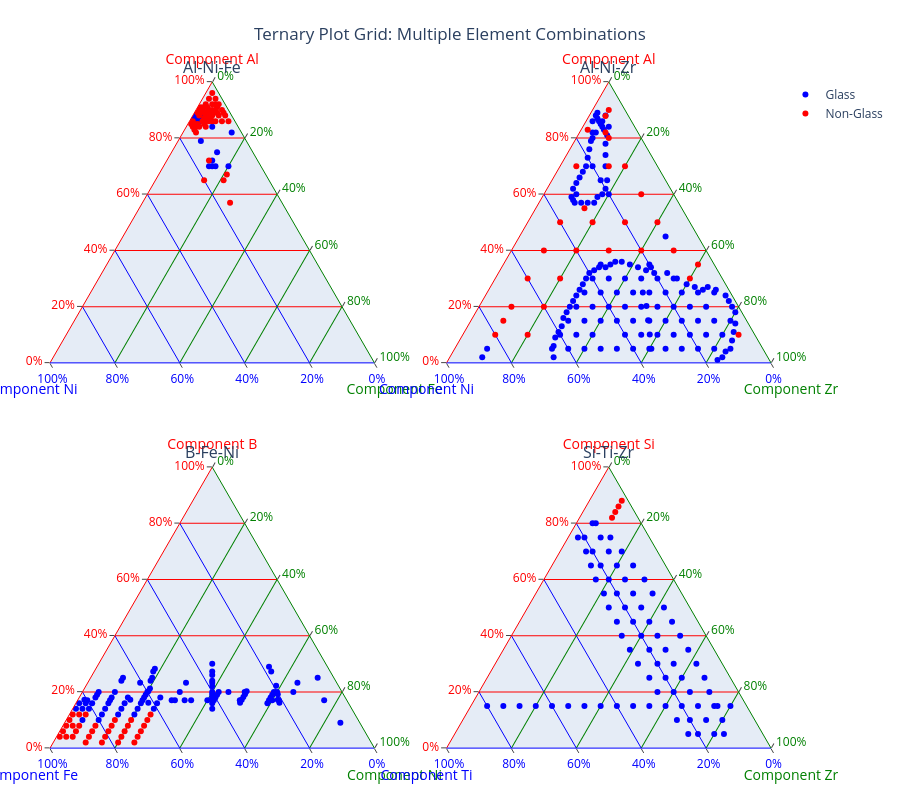

Notebook code cell kept with this figure:
### Markdown cell above
## Example 5: Grid of Ternary Plots

Create a 3-column grid of ternary plots for a specific list of element combinations:

### Code cell
# Example 5: Grid of ternary plots for specific combinations
import plotly.graph_objects as go
from plotly.subplots import make_subplots

# Define the combinations we want to plot
combinations = ['Al-Ni-Fe', 'Al-Ni-Zr', 'B-Fe-Ni', 'Si-Ti-Zr']

# Load the data
data_file = Path("data_files/database/glass.json")
if data_file.exists():
    df = load_glass_data(data_file)
    
    # Create subplots with 2 rows and 2 columns
    fig = make_subplots(
        rows=2, cols=2,
        specs=[[{"type": "ternary"}, {"type": "ternary"}],
               [{"type": "ternary"}, {"type": "ternary"}]],
        subplot_titles=[f"{combo}" for combo in combinations],
        horizontal_spacing=0.1,
        vertical_spacing=0.15
    )
    
    # Plot each combination
    for i, combination in enumerate(combinations):
        row = (i // 2) + 1
        col = (i % 2) + 1
        
        # Filter data for this specific combination using the function
        combo_data = filter_three_element_compositions(df, target_combination=combination)
        
        if len(combo_data) > 0:
            # Get the three elements from the combination
            elements = combination.split('-')
            
            # Separate glass-forming and non-glass-forming points
            glass_data = combo_data[combo_data['forms_glass'] == True]
            non_glass_data = combo_data[combo_data['forms_glass'] == False]
            
            # Add glass-forming points (blue)
            if not glass_data.empty:
                fig.add_trace(
                    go.Scatterternary(
                        a=glass_data[elements[0]],
                        b=glass_data[elements[1]], 
                        c=glass_data[elements[2]],
                        mode='markers',
                        marker=dict(color='blue', size=6, symbol='circle'),
                        name='Glass' if i == 0 else '',  # Only show legend for first plot
                        showlegend=(i == 0),
                        text=glass_data['composition'],
                        hovertemplate=f"<b>%{{text}}</b><br>{elements[0]}: %{{a}}%<br>{elements[1]}: %{{b}}%<br>{elements[2]}: %{{c}}%<br><extra></extra>"
                    ),
                    row=row, col=col
                )
            
            # Add non-glass-forming points (red)
            if not non_glass_data.empty:
                fig.add_trace(
                    go.Scatterternary(
                        a=non_glass_data[elements[0]],
                        b=non_glass_data[elements[1]],
                        c=non_glass_data[elements[2]],
                        mode='markers',
                        marker=dict(color='red', size=6, symbol='circle'),
                        name='Non-Glass' if i == 0 else '',  # Only show legend for first plot
                        showlegend=(i == 0),
                        text=non_glass_data['composition'],
                        hovertemplate=f"<b>%{{text}}</b><br>{elements[0]}: %{{a}}%<br>{elements[1]}: %{{b}}%<br>{elements[2]}: %{{c}}%<br><extra></extra>"
                    ),
                    row=row, col=col
                )
            
            # Update ternary subplot layout
            fig.update_layout({
                f"ternary{i+1}": dict(
                    aaxis=dict(
                        title=dict(text=f"Component {elements[0]}", font=dict(color="red")),
                        gridcolor="red", linecolor="red", tickfont=dict(color="red"),
                        tickformat=".0%", ticks="outside", showgrid=True, showline=True, min=0
                    ),
                    baxis=dict(
                        title=dict(text=f"Component {elements[1]}", font=dict(color="blue")),
                        gridcolor="blue", linecolor="blue", tickfont=dict(color="blue"),
                        tickformat=".0%", ticks="outside", showgrid=True, showline=True, min=0
                    ),
                    caxis=dict(
                        title=dict(text=f"Component {elements[2]}", font=dict(color="green")),
                        gridcolor="green", linecolor="green", tickfont=dict(color="green"),
                        tickformat=".0%", ticks="outside", showgrid=True, showline=True, min=0
                    ),
                    sum=1
                )
            })
            
            print(f"✓ {combination}: {len(combo_data)} compositions ({len(glass_data)} glass-forming)")
        else:
            print(f"✗ {combination}: No compositions found")
    
    # Update overall layout
    fig.update_layout(
        title="Ternary Plot Grid: Multiple Element Combinations",
        title_x=0.5,
        height=800,
        showlegend=True,
        font=dict(size=12),
        margin=dict(b=50, l=50, r=50, t=80)
    )
    
    # Count valid combinations
    valid_combinations = 0
    for combination in combinations:
        combo_data = filter_three_element_compositions(df, target_combination=combination)
        if len(combo_data) > 0:
            valid_combinations += 1
    
    print(f"\n✓ Grid plot created with {valid_combinations} valid combinations")
    fig.show()
    
else:
    print("Data file not found")

### Figure 1 — Plotly figure (JSON) as saved in the notebook; plotly's stock layout.template omitted (floating-point values rounded to 4 significant figures; data arrays with more than 128 entries replaced by an {"elided": "..."} marker saying what was removed)
{"data": [{"a": [70.0, 84.0, 70.0, 70.0, 72.0, 86.0, 75.0, 79.0, 70.0, 82.0, 86.87, 86.0, 87.88, 87.88, 87.0, 87.0, 87.0, 88.0, 88.89, 88.0], "b": [15.0, 8.0, 16.0, 14.0, 14.0, 12.0, 11.0, 14.0, 10.0, 3.0, 12.12, 11.0, 10.1, 9.091, 11.0, 10.0, 12.0, 9.0, 8.081, 11.0], "c": [15.0, 8.0, 14.0, 16.0, 14.0, 2.0, 14.0, 7.0, 20.0, 15.0, 1.01, 3.0, 2.02, 3.03, 2.0, 3.0, 1.0, 3.0, 3.03, 1.0], "hovertemplate": "<b>%{text}</b><br>Al: %{a}%<br>Ni: %{b}%<br>Fe: %{c}%<br><extra></extra>", "marker": {"color": "blue", "size": 6, "symbol": "circle"}, "mode": "markers", "name": "Glass", "showlegend": true, "subplot": "ternary", "text": ["Al14(FeNi)3", "Al21(FeNi)2", "Al35Fe7Ni8", "Al35Fe8Ni7", "Al36(FeNi)7", "Al43FeNi6", "Al75Fe14Ni11", "Al79(FeNi2)7", "Al7Fe2Ni", "Al82(Fe5Ni)3", "Al86.7Fe1Ni12.3", "Al86Fe3Ni11", "Al87.5Fe2Ni10.5", "Al87.5Fe3.5Ni9", "Al87Fe2Ni11", "Al87Fe3Ni10", "Al87FeNi12", "Al88(FeNi3)3", "Al88.5Fe3Ni8.5", "Al88FeNi11"], "type": "scatterternary"}, {"a": [65.0, 85.0, 90.0, 84.0, 88.0, 88.0, 92.0, 82.0, 84.0, 84.0, 86.0, 86.0, 86.0, 86.0, 86.0, 88.0, 88.0, 88.0, 90.0, 90.0, 90.0, 90.0, 92.0, 92.0, 94.0, 94.0, 96.0, 57.0, 65.0, 67.0, 72.0, 83.0, 84.0, 85.0, 85.0, 85.0, 86.0, 86.0, 86.0, 87.0, 87.0, 87.0, 88.0, 89.0, 89.0, 89.0, 89.0, 89.0, 89.0, 89.0, 89.0, 90.0, 91.0, 91.0, 91.0, 91.0, 92.0], "b": [20.0, 10.0, 5.0, 12.0, 4.0, 8.0, 4.0, 14.0, 10.0, 14.0, 10.0, 8.0, 6.0, 4.0, 2.0, 6.0, 2.0, 10.0, 6.0, 4.0, 2.0, 8.0, 2.0, 6.0, 2.0, 4.0, 2.0, 16.0, 14.0, 12.0, 15.0, 14.0, 13.0, 12.0, 13.0, 14.0, 7.0, 9.0, 13.0, 9.0, 8.0, 7.0, 7.0, 9.0, 8.0, 7.0, 6.0, 5.0, 4.0, 2.0, 10.0, 9.0, 3.0, 6.0, 7.0, 8.0, 3.0], "c": [15.0, 5.0, 5.0, 4.0, 8.0, 4.0, 4.0, 4.0, 6.0, 2.0, 4.0, 6.0, 8.0, 10.0, 12.0, 6.0, 10.0, 2.0, 4.0, 6.0, 8.0, 2.0, 6.0, 2.0, 4.0, 2.0, 2.0, 27.0, 21.0, 21.0, 13.0, 3.0, 3.0, 3.0, 2.0, 1.0, 7.0, 5.0, 1.0, 4.0, 5.0, 6.0, 5.0, 2.0, 3.0, 4.0, 5.0, 6.0, 7.0, 9.0, 1.0, 1.0, 6.0, 3.0, 2.0, 1.0, 5.0], "hovertemplate": "<b>%{text}</b><br>Al: %{a}%<br>Ni: %{b}%<br>Fe: %{c}%<br><extra></extra>", "marker": {"color": "red", "size": 6, "symbol": "circle"}, "mode": "markers", "name": "Non-Glass", "showlegend": true, "subplot": "ternary", "text": ["Al13Fe3Ni4", "Al17FeNi2", "Al18FeNi", "Al21FeNi3", "Al22Fe2Ni", "Al22FeNi2", "Al23FeNi", "Al41Fe2Ni7", "Al42Fe3Ni5", "Al42FeNi7", "Al43Fe2Ni5", "Al43Fe3Ni4", "Al43Fe4Ni3", "Al43Fe5Ni2", "Al43Fe6Ni", "Al44(FeNi)3", "Al44Fe5Ni", "Al44FeNi5", "Al45Fe2Ni3", "Al45Fe3Ni2", "Al45Fe4Ni", "Al45FeNi4", "Al46Fe3Ni", "Al46FeNi3", "Al47Fe2Ni", "Al47FeNi2", "Al48FeNi", "Al57Fe27Ni16", "Al65(Fe3Ni2)7", "Al67(Fe7Ni4)3", "Al72Fe13Ni15", "Al83Fe3Ni14", "Al84Fe3Ni13", "Al85(FeNi4)3", "Al85Fe2Ni13", "Al85FeNi14", "Al86(FeNi)7", "Al86Fe5Ni9", "Al86FeNi13", "Al87Fe4Ni9", "Al87Fe5Ni8", "Al87Fe6Ni7", "Al88Fe5Ni7", "Al89Fe2Ni9", "Al89Fe3Ni8", "Al89Fe4Ni7", "Al89Fe5Ni6", "Al89Fe6Ni5", "Al89Fe7Ni4", "Al89Fe9Ni2", "Al89FeNi10", "Al90FeNi9", "Al91(Fe2Ni)3", "Al91(FeNi2)3", "Al91Fe2Ni7", "Al91FeNi8", "Al92Fe5Ni3"], "type": "scatterternary"}, {"a": {"elided": "149 float values"}, "b": {"elided": "149 float values"}, "c": {"elided": "149 float values"}, "hovertemplate": "<b>%{text}</b><br>Al: %{a}%<br>Ni: %{b}%<br>Zr: %{c}%<br><extra></extra>", "marker": {"color": "blue", "size": 6, "symbol": "circle"}, "mode": "markers", "name": "", "showlegend": false, "subplot": "ternary2", "text": {"elided": "149 str values"}, "type": "scatterternary"}, {"a": [40.0, 30.0, 35.0, 10.0, 15.0, 40.0, 30.0, 50.0, 70.0, 83.0, 10.0, 55.0, 70.0, 40.0, 50.0, 60.0, 82.0, 50.0, 40.0, 87.88, 30.0, 70.0, 90.0, 20.0, 40.0, 50.0, 80.0, 20.0, 10.0], "b": [40.0, 60.0, 5.0, 5.0, 75.0, 20.0, 50.0, 30.0, 10.0, 15.0, 70.0, 30.0, 15.0, 30.0, 20.0, 10.0, 10.0, 10.0, 10.0, 7.071, 10.0, 25.0, 5.0, 70.0, 50.0, 40.0, 10.0, 60.0, 80.0], "c": [20.0, 10.0, 60.0, 85.0, 10.0, 40.0, 20.0, 20.0, 20.0, 2.0, 20.0, 15.0, 15.0, 30.0, 30.0, 30.0, 8.0, 40.0, 50.0, 5.051, 60.0, 5.0, 5.0, 10.0, 10.0, 10.0, 10.0, 20.0, 10.0], "hovertemplate": "<b>%{text}</b><br>Al: %{a}%<br>Ni: %{b}%<br>Zr: %{c}%<br><extra></extra>", "marker": {"color": "red", "size": 6, "symbol": "circle"}, "mode": "markers", "name": "", "showlegend": false, "subplot": "ternary2", "text": ["Zr(AlNi)2", "Zr(AlNi2)3", "Zr12Al7Ni", "Zr17Al2Ni", "Zr2(AlNi5)3", "Zr2Al2Ni", "Zr2Al3Ni5", "Zr2Al5Ni3", "Zr2Al7Ni", "Zr2Al83Ni15", "Zr2AlNi7", "Zr3Al11Ni6", "Zr3Al14Ni3", "Zr3Al4Ni3", "Zr3Al5Ni2", "Zr3Al6Ni", "Zr4Al41Ni5", "Zr4Al5Ni", "Zr5Al4Ni", "Zr5Al87.5Ni7.5", "Zr6Al3Ni", "ZrAl14Ni5", "ZrAl18Ni", "ZrAl2Ni7", "ZrAl4Ni5", "ZrAl5Ni4", "ZrAl8Ni", "ZrAlNi3", "ZrAlNi8"], "type": "scatterternary"}, {"a": [23.23, 25.0, 20.0, 16.0, 12.0, 10.0, 27.27, 29.0, 22.22, 24.0, 20.0, 18.0, 19.19, 16.0, 20.0, 17.17, 16.16, 17.0, 19.0, 18.0, 17.0, 17.0, 16.0, 20.2, 20.0, 19.19, 18.18, 18.0, 17.17, 16.16, 14.0, 17.0, 24.0, 27.27, 18.0, 26.0, 16.0, 23.23, 14.0, 22.0, 19.0, 12.0, 20.0, 20.0, 20.0, 19.19, 17.17, 18.0, 17.0, 17.0, 14.0, 23.23, 17.0, 17.0, 28.28, 17.0, 27.27, 17.0, 25.0, 24.0, 18.0, 21.21, 20.2, 16.0, 20.0, 23.23, 16.16, 19.0, 14.0, 17.0, 17.17, 18.0, 16.0, 9.0, 14.0, 12.0, 17.0, 19.0, 18.0, 16.0, 17.0, 30.0, 20.0, 20.0, 17.17, 17.0, 16.0, 14.0, 14.0, 16.0, 14.0, 10.0, 25.0, 20.0], "b": [12.12, 65.0, 75.0, 64.0, 68.0, 85.0, 18.18, 18.0, 19.19, 38.0, 38.0, 40.0, 20.2, 42.0, 21.0, 21.21, 21.21, 21.0, 22.0, 23.0, 23.0, 24.0, 25.0, 29.29, 40.0, 30.3, 31.31, 62.0, 32.32, 33.33, 66.0, 33.0, 66.0, 36.36, 72.0, 37.0, 74.0, 38.38, 76.0, 39.0, 39.0, 78.0, 15.0, 30.0, 60.0, 40.4, 41.41, 41.0, 41.0, 43.0, 43.0, 46.46, 48.0, 50.0, 53.54, 53.0, 54.55, 54.0, 56.0, 57.0, 57.0, 58.59, 59.6, 59.0, 50.0, 60.61, 61.62, 61.0, 61.0, 63.0, 66.67, 67.0, 69.0, 6.0, 71.0, 73.0, 73.0, 76.0, 77.0, 79.0, 7.0, 35.0, 35.0, 70.0, 80.81, 80.0, 81.0, 81.0, 83.0, 83.0, 85.0, 80.0, 5.0, 20.0], "c": [64.65, 10.0, 5.0, 20.0, 20.0, 5.0, 54.55, 53.0, 58.59, 38.0, 42.0, 42.0, 60.61, 42.0, 59.0, 61.62, 62.63, 62.0, 59.0, 59.0, 60.0, 59.0, 59.0, 50.51, 40.0, 50.51, 50.51, 20.0, 50.51, 50.51, 20.0, 50.0, 10.0, 36.36, 10.0, 37.0, 10.0, 38.38, 10.0, 39.0, 42.0, 10.0, 65.0, 50.0, 20.0, 40.4, 41.41, 41.0, 42.0, 40.0, 43.0, 30.3, 35.0, 33.0, 18.18, 30.0, 18.18, 29.0, 19.0, 19.0, 25.0, 20.2, 20.2, 25.0, 30.0, 16.16, 22.22, 20.0, 25.0, 20.0, 16.16, 15.0, 15.0, 85.0, 15.0, 15.0, 10.0, 5.0, 5.0, 5.0, 76.0, 35.0, 45.0, 10.0, 2.02, 3.0, 3.0, 5.0, 3.0, 1.0, 1.0, 10.0, 70.0, 60.0], "hovertemplate": "<b>%{text}</b><br>B: %{a}%<br>Fe: %{b}%<br>Ni: %{c}%<br><extra></extra>", "marker": {"color": "blue", "size": 6, "symbol": "circle"}, "mode": "markers", "name": "", "showlegend": false, "subplot": "ternary3", "text": ["Fe12.3Ni64.7B23", "Fe13Ni2B5", "Fe15NiB4", "Fe16Ni5B4", "Fe17Ni5B3", "Fe17NiB2", "Fe18.5Ni54.5B27", "Fe18Ni53B29", "Fe19.5Ni58.5B22", "Fe19Ni19B12", "Fe19Ni21B10", "Fe20(Ni7B3)3", "Fe20.5Ni60.5B19", "Fe21Ni21B8", "Fe21Ni59B20", "Fe21Ni61.5B17.5", "Fe21Ni62.5B16.5", "Fe21Ni62B17", "Fe22Ni59B19", "Fe23Ni59B18", "Fe23Ni60B17", "Fe24Ni59B17", "Fe25Ni59B16", "Fe29.5Ni50.5B20", "Fe2Ni2B", "Fe30.5Ni50.5B19", "Fe31.5Ni50.5B18", "Fe31Ni10B9", "Fe32.5Ni50.5B17", "Fe33.5Ni50.5B16", "Fe33Ni10B7", "Fe33Ni50B17", "Fe33Ni5B12", "Fe36.5Ni36.5B27", "Fe36Ni5B9", "Fe37Ni37B26", "Fe37Ni5B8", "Fe38.5Ni38.5B23", "Fe38Ni5B7", "Fe39Ni39B22", "Fe39Ni42B19", "Fe39Ni5B6", "Fe3Ni13B4", "Fe3Ni5B2", "Fe3NiB", "Fe40.5Ni40B19.5", "Fe41.5Ni41B17.5", "Fe41Ni41B18", "Fe41Ni42B17", "Fe43Ni40B17", "Fe43Ni43B14", "Fe46.2Ni30.8B23", "Fe48Ni35B17", "Fe50Ni33B17", "Fe53.5Ni18B28.5", "Fe53Ni30B17", "Fe54.5Ni18.5B27", "Fe54Ni29B17", "Fe56Ni19B25", "Fe57Ni19B24", "Fe57Ni25B18", "Fe58.5Ni20B21.5", "Fe59.5Ni20B20.5", "Fe59Ni25B16", "Fe5Ni3B2", "Fe60.1Ni16.9B23", "Fe61.5Ni22B16.5", "Fe61Ni20B19", "Fe61Ni25B14", "Fe63Ni20B17", "Fe66.4Ni16.6B17", "Fe67(Ni5B6)3", "Fe69Ni15B16", "Fe6Ni85B9", "Fe71Ni15B14", "Fe73(Ni5B4)3", "Fe73Ni10B17", "Fe76Ni5B19", "Fe77Ni5B18", "Fe79Ni5B16", "Fe7Ni76B17", "Fe7Ni7B6", "Fe7Ni9B4", "Fe7NiB2", "Fe80.5Ni2.5B17", "Fe80Ni3B17", "Fe81Ni3B16", "Fe81Ni5B14", "Fe83Ni3B14", "Fe83NiB16", "Fe85NiB14", "Fe8NiB", "FeNi14B5", "FeNi3B"], "type": "scatterternary"}, {"a": [10.0, 10.0, 8.0, 4.0, 6.0, 2.0, 8.0, 6.0, 4.0, 2.0, 12.0, 8.0, 6.0, 4.0, 2.0, 8.0, 6.0, 10.0, 4.0, 2.0, 12.0, 12.0, 8.0, 12.0, 8.0, 6.0, 10.0, 4.0, 8.0, 4.0, 6.0, 4.0], "b": [65.0, 75.0, 72.0, 76.0, 74.0, 78.0, 82.0, 84.0, 86.0, 88.0, 63.0, 67.0, 69.0, 71.0, 73.0, 77.0, 79.0, 70.0, 81.0, 83.0, 83.0, 85.0, 87.0, 87.0, 89.0, 89.0, 89.0, 91.0, 91.0, 93.0, 93.0, 95.0], "c": [25.0, 15.0, 20.0, 20.0, 20.0, 20.0, 10.0, 10.0, 10.0, 10.0, 25.0, 25.0, 25.0, 25.0, 25.0, 15.0, 15.0, 20.0, 15.0, 15.0, 5.0, 3.0, 5.0, 1.0, 3.0, 5.0, 1.0, 5.0, 1.0, 3.0, 1.0, 1.0], "hovertemplate": "<b>%{text}</b><br>B: %{a}%<br>Fe: %{b}%<br>Ni: %{c}%<br><extra></extra>", "marker": {"color": "red", "size": 6, "symbol": "circle"}, "mode": "markers", "name": "", "showlegend": false, "subplot": "ternary3", "text": ["Fe13Ni5B2", "Fe15Ni3B2", "Fe18Ni5B2", "Fe19Ni5B", "Fe37Ni10B3", "Fe39Ni10B", "Fe41Ni5B4", "Fe42Ni5B3", "Fe43Ni5B2", "Fe44Ni5B", "Fe63Ni25B12", "Fe67Ni25B8", "Fe69Ni25B6", "Fe71Ni25B4", "Fe73Ni25B2", "Fe77Ni15B8", "Fe79(Ni5B2)3", "Fe7Ni2B", "Fe81Ni15B4", "Fe83Ni15B2", "Fe83Ni5B12", "Fe85(NiB4)3", "Fe87Ni5B8", "Fe87NiB12", "Fe89Ni3B8", "Fe89Ni5B6", "Fe89NiB10", "Fe91Ni5B4", "Fe91NiB8", "Fe93Ni3B4", "Fe93NiB6", "Fe95NiB4"], "type": "scatterternary"}, {"a": [35.0, 15.0, 15.0, 30.0, 25.0, 20.0, 65.0, 25.0, 15.0, 75.0, 40.0, 20.0, 15.0, 15.0, 15.0, 10.0, 5.0, 5.0, 15.0, 40.0, 70.0, 15.0, 75.0, 55.0, 50.0, 30.0, 25.0, 40.0, 60.0, 30.0, 10.0, 55.0, 35.0, 15.0, 75.0, 50.0, 70.0, 65.0, 80.0, 20.0, 60.0, 45.0, 70.0, 15.0, 65.0, 15.0, 60.0, 35.0, 65.0, 30.0, 55.0, 25.0, 15.0, 55.0, 45.0, 20.0, 5.0, 15.0, 15.0, 10.0, 50.0, 45.0, 15.0, 45.0, 5.0, 10.0, 40.0, 35.0, 15.0, 15.0, 70.0, 80.0, 75.0, 50.0, 60.0], "b": [15.0, 35.0, 30.0, 15.0, 20.0, 25.0, 23.0, 15.0, 25.0, 12.0, 8.0, 15.0, 20.0, 15.0, 10.0, 15.0, 20.0, 15.0, 5.0, 26.0, 11.0, 75.0, 15.0, 24.0, 8.0, 26.0, 25.0, 20.0, 9.0, 8.0, 24.0, 9.0, 26.0, 70.0, 22.0, 20.0, 15.0, 20.0, 14.0, 20.0, 24.0, 8.0, 22.0, 65.0, 15.0, 60.0, 15.0, 8.0, 10.0, 20.0, 20.0, 8.0, 55.0, 15.0, 25.0, 9.0, 23.0, 9.0, 50.0, 20.0, 15.0, 20.0, 45.0, 15.0, 12.0, 10.0, 15.0, 20.0, 40.0, 80.0, 20.0, 15.0, 20.0, 25.0, 20.0], "c": [50.0, 50.0, 55.0, 55.0, 55.0, 55.0, 12.0, 60.0, 60.0, 13.0, 52.0, 65.0, 65.0, 70.0, 75.0, 75.0, 75.0, 80.0, 80.0, 34.0, 19.0, 10.0, 10.0, 21.0, 42.0, 44.0, 50.0, 40.0, 31.0, 62.0, 66.0, 36.0, 39.0, 15.0, 3.0, 30.0, 15.0, 15.0, 6.0, 60.0, 16.0, 47.0, 8.0, 20.0, 20.0, 25.0, 25.0, 57.0, 25.0, 50.0, 25.0, 67.0, 30.0, 30.0, 30.0, 71.0, 72.0, 76.0, 35.0, 70.0, 35.0, 35.0, 40.0, 40.0, 83.0, 80.0, 45.0, 45.0, 45.0, 5.0, 10.0, 5.0, 5.0, 25.0, 20.0], "hovertemplate": "<b>%{text}</b><br>Si: %{a}%<br>Ti: %{b}%<br>Zr: %{c}%<br><extra></extra>", "marker": {"color": "blue", "size": 6, "symbol": "circle"}, "mode": "markers", "name": "", "showlegend": false, "subplot": "ternary4", "text": ["Zr10Ti3Si7", "Zr10Ti7Si3", "Zr11(Ti2Si)3", "Zr11(TiSi2)3", "Zr11Ti4Si5", "Zr11Ti5Si4", "Zr12Ti23Si65", "Zr12Ti3Si5", "Zr12Ti5Si3", "Zr13(Ti4Si25)3", "Zr13(TiSi5)2", "Zr13Ti3Si4", "Zr13Ti4Si3", "Zr14(TiSi)3", "Zr15Ti2Si3", "Zr15Ti3Si2", "Zr15Ti4Si", "Zr16Ti3Si", "Zr16TiSi3", "Zr17Ti13Si20", "Zr19Ti11Si70", "Zr2(Ti5Si)3", "Zr2(TiSi5)3", "Zr21Ti24Si55", "Zr21Ti4Si25", "Zr22Ti13Si15", "Zr2TiSi", "Zr2TiSi2", "Zr31(Ti3Si20)3", "Zr31Ti4Si15", "Zr33Ti12Si5", "Zr36Ti9Si55", "Zr39Ti26Si35", "Zr3Ti14Si3", "Zr3Ti22Si75", "Zr3Ti2Si5", "Zr3Ti3Si14", "Zr3Ti4Si13", "Zr3Ti7Si40", "Zr3TiSi", "Zr4(Ti2Si5)3", "Zr47Ti8Si45", "Zr4Ti11Si35", "Zr4Ti13Si3", "Zr4Ti3Si13", "Zr5(Ti4Si)3", "Zr5(TiSi4)3", "Zr57Ti8Si35", "Zr5Ti2Si13", "Zr5Ti2Si3", "Zr5Ti4Si11", "Zr67Ti8Si25", "Zr6Ti11Si3", "Zr6Ti3Si11", "Zr6Ti5Si9", "Zr71Ti9Si20", "Zr72Ti23Si5", "Zr76(Ti3Si5)3", "Zr7Ti10Si3", "Zr7Ti2Si", "Zr7Ti3Si10", "Zr7Ti4Si9", "Zr8(Ti3Si)3", "Zr8(TiSi3)3", "Zr83Ti12Si5", "Zr8TiSi", "Zr9Ti3Si8", "Zr9Ti4Si7", "Zr9Ti8Si3", "ZrTi16Si3", "ZrTi2Si7", "ZrTi3Si16", "ZrTi4Si15", "ZrTiSi2", "ZrTiSi3"], "type": "scatterternary"}, {"a": [84.0, 86.0, 82.0, 88.0], "b": [6.0, 4.0, 8.0, 2.0], "c": [10.0, 10.0, 10.0, 10.0], "hovertemplate": "<b>%{text}</b><br>Si: %{a}%<br>Ti: %{b}%<br>Zr: %{c}%<br><extra></extra>", "marker": {"color": "red", "size": 6, "symbol": "circle"}, "mode": "markers", "name": "", "showlegend": false, "subplot": "ternary4", "text": ["Zr5(TiSi14)3", "Zr5Ti2Si43", "Zr5Ti4Si41", "Zr5TiSi44"], "type": "scatterternary"}], "layout": {"annotations": [{"font": {"size": 16}, "showarrow": false, "text": "Al-Ni-Fe", "x": 0.225, "xanchor": "center", "xref": "paper", "y": 1, "yanchor": "bottom", "yref": "paper"}, {"font": {"size": 16}, "showarrow": false, "text": "Al-Ni-Zr", "x": 0.775, "xanchor": "center", "xref": "paper", "y": 1, "yanchor": "bottom", "yref": "paper"}, {"font": {"size": 16}, "showarrow": false, "text": "B-Fe-Ni", "x": 0.225, "xanchor": "center", "xref": "paper", "y": 0.425, "yanchor": "bottom", "yref": "paper"}, {"font": {"size": 16}, "showarrow": false, "text": "Si-Ti-Zr", "x": 0.775, "xanchor": "center", "xref": "paper", "y": 0.425, "yanchor": "bottom", "yref": "paper"}], "font": {"size": 12}, "height": 800, "margin": {"b": 50, "l": 50, "r": 50, "t": 80}, "showlegend": true, "ternary": {"aaxis": {"gridcolor": "red", "linecolor": "red", "min": 0, "showgrid": true, "showline": true, "tickfont": {"color": "red"}, "tickformat": ".0%", "ticks": "outside", "title": {"font": {"color": "red"}, "text": "Component Al"}}, "baxis": {"gridcolor": "blue", "linecolor": "blue", "min": 0, "showgrid": true, "showline": true, "tickfont": {"color": "blue"}, "tickformat": ".0%", "ticks": "outside", "title": {"font": {"color": "blue"}, "text": "Component Ni"}}, "caxis": {"gridcolor": "green", "linecolor": "green", "min": 0, "showgrid": true, "showline": true, "tickfont": {"color": "green"}, "tickformat": ".0%", "ticks": "outside", "title": {"font": {"color": "green"}, "text": "Component Fe"}}, "domain": {"x": [0, 0.45], "y": [0.575, 1]}, "sum": 1}, "ternary2": {"aaxis": {"gridcolor": "red", "linecolor": "red", "min": 0, "showgrid": true, "showline": true, "tickfont": {"color": "red"}, "tickformat": ".0%", "ticks": "outside", "title": {"font": {"color": "red"}, "text": "Component Al"}}, "baxis": {"gridcolor": "blue", "linecolor": "blue", "min": 0, "showgrid": true, "showline": true, "tickfont": {"color": "blue"}, "tickformat": ".0%", "ticks": "outside", "title": {"font": {"color": "blue"}, "text": "Component Ni"}}, "caxis": {"gridcolor": "green", "linecolor": "green", "min": 0, "showgrid": true, "showline": true, "tickfont": {"color": "green"}, "tickformat": ".0%", "ticks": "outside", "title": {"font": {"color": "green"}, "text": "Component Zr"}}, "domain": {"x": [0.55, 1], "y": [0.575, 1]}, "sum": 1}, "ternary3": {"aaxis": {"gridcolor": "red", "linecolor": "red", "min": 0, "showgrid": true, "showline": true, "tickfont": {"color": "red"}, "tickformat": ".0%", "ticks": "outside", "title": {"font": {"color": "red"}, "text": "Component B"}}, "baxis": {"gridcolor": "blue", "linecolor": "blue", "min": 0, "showgrid": true, "showline": true, "tickfont": {"color": "blue"}, "tickformat": ".0%", "ticks": "outside", "title": {"font": {"color": "blue"}, "text": "Component Fe"}}, "caxis": {"gridcolor": "green", "linecolor": "green", "min": 0, "showgrid": true, "showline": true, "tickfont": {"color": "green"}, "tickformat": ".0%", "ticks": "outside", "title": {"font": {"color": "green"}, "text": "Component Ni"}}, "domain": {"x": [0, 0.45], "y": [0, 0.425]}, "sum": 1}, "ternary4": {"aaxis": {"gridcolor": "red", "linecolor": "red", "min": 0, "showgrid": true, "showline": true, "tickfont": {"color": "red"}, "tickformat": ".0%", "ticks": "outside", "title": {"font": {"color": "red"}, "text": "Component Si"}}, "baxis": {"gridcolor": "blue", "linecolor": "blue", "min": 0, "showgrid": true, "showline": true, "tickfont": {"color": "blue"}, "tickformat": ".0%", "ticks": "outside", "title": {"font": {"color": "blue"}, "text": "Component Ti"}}, "caxis": {"gridcolor": "green", "linecolor": "green", "min": 0, "showgrid": true, "showline": true, "tickfont": {"color": "green"}, "tickformat": ".0%", "ticks": "outside", "title": {"font": {"color": "green"}, "text": "Component Zr"}}, "domain": {"x": [0.55, 1], "y": [0, 0.425]}, "sum": 1}, "title": {"text": "Ternary Plot Grid: Multiple Element Combinations", "x": 0.5}}}
